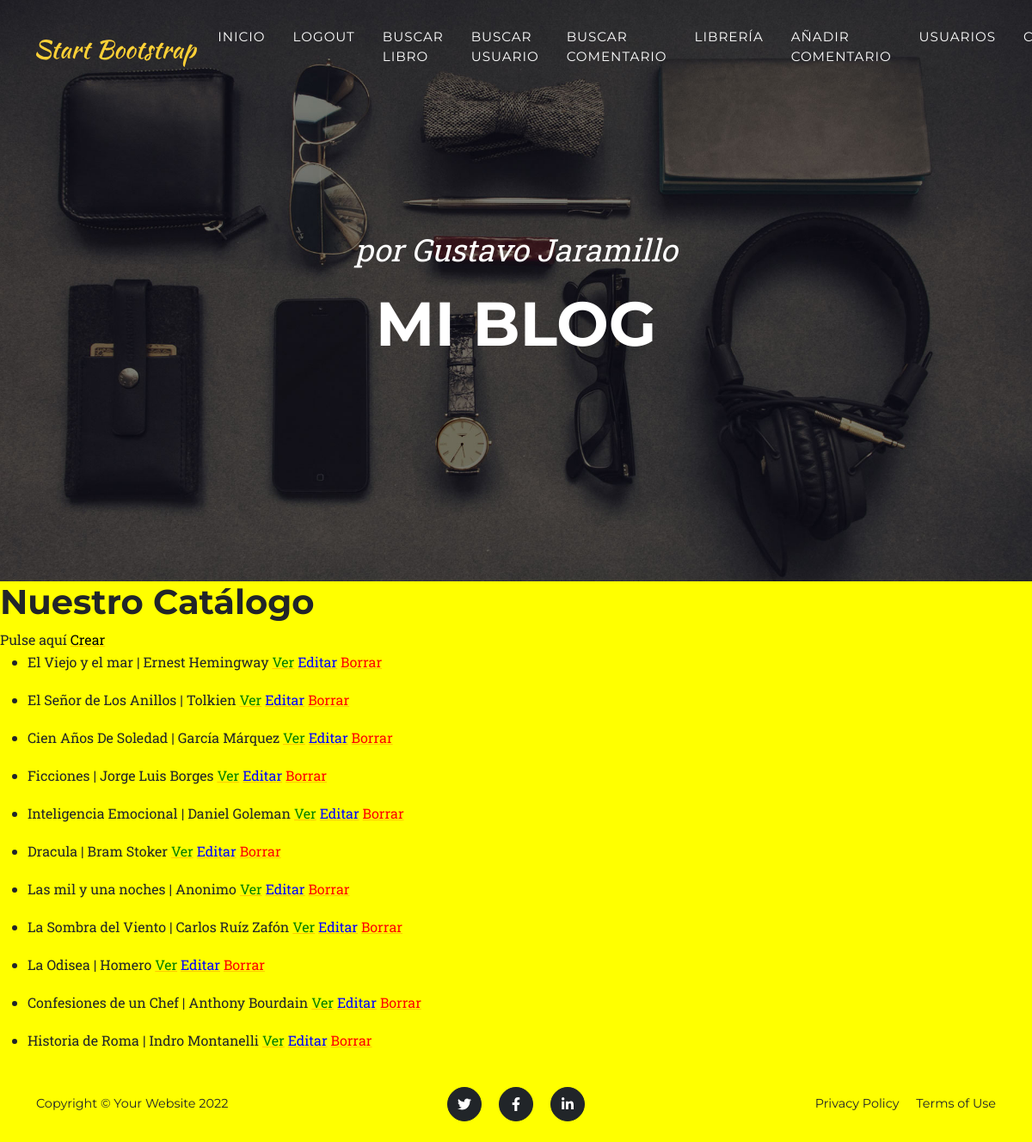
Page /appblog/books/lista (signed in) on the committed database.
### appblog/models.py (models this page shows, shortened)
class Libro(models.Model):
    titulo=models.CharField(max_length=80)
    autor=models.CharField(max_length=30)
    genero=models.CharField(max_length=30)
    fechaIngreso=models.DateTimeField()

### appblog/views.py (the view)
# urls.py: path("books/lista", views.LibroLista.as_view(), name="libro_lista"),
class LibroLista(LoginRequiredMixin,ListView):
    model=Libro
    template_name = "appblog/libro_lista.html"

### appblog/templates/appblog/libro_lista.html (shortened to what this page needs)
{% extends "appblog/base2.html"%}
{%block main_content%}
<body>
    <h1>Nuestro Catálogo</h1>
        Pulse aquí <a href="{% url 'Nuevo' %}" > <font color="black">Crear</font></a>
    <ul>
        {% for i in object_list %}
        <li>
            <p>{{i.titulo}}  |  {{i.autor}}
            <a href="{% url 'Ver' i.id %}" > <font color="green">Ver</font></a>
            <a href="{% url 'Editar' i.id %}" > <font color="blue">Editar</font></a>
            <a href="{% url 'Borrar' i.id %}" > <font color="red">Borrar</font></a>
            </p>
        </li>
        {% endfor %}
    </ul>
</body>
{%endblock%}

### appblog/templates/appblog/libro_lista.html (style rules this page uses)
body { background-color: yellow; }

### rows in the picture
Libro: titulo "El Viejo y el mar", autor "Ernest Hemingway"
Libro: titulo "El Señor de Los Anillos", autor "Tolkien"
Libro: titulo "Cien Años De Soledad", autor "García Márquez"
Libro: titulo "Ficciones", autor "Jorge Luis Borges"
Libro: titulo "Inteligencia Emocional", autor "Daniel Goleman"
Libro: titulo "Dracula", autor "Bram Stoker"
Libro: titulo "Las mil y una noches", autor "Anonimo"
Libro: titulo "La Sombra del Viento", autor "Carlos Ruíz Zafón"
Libro: titulo "La Odisea", autor "Homero"
Libro: titulo "Confesiones de un Chef", autor "Anthony Bourdain"
Libro: titulo "Historia de Roma", autor "Indro Montanelli"
